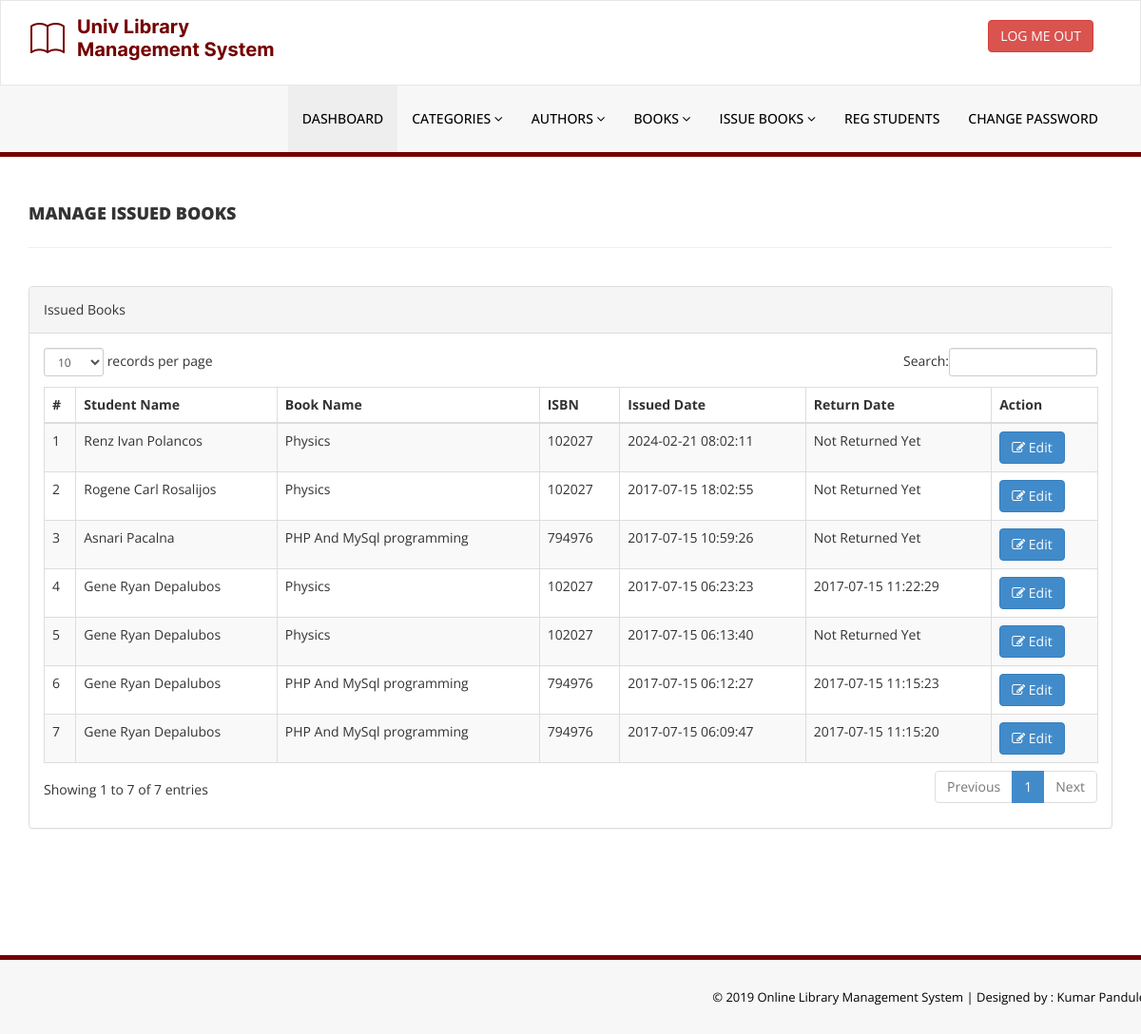
/library/admin/manage-issued-books.php (signed in), run on an earlier commit of the app's database.
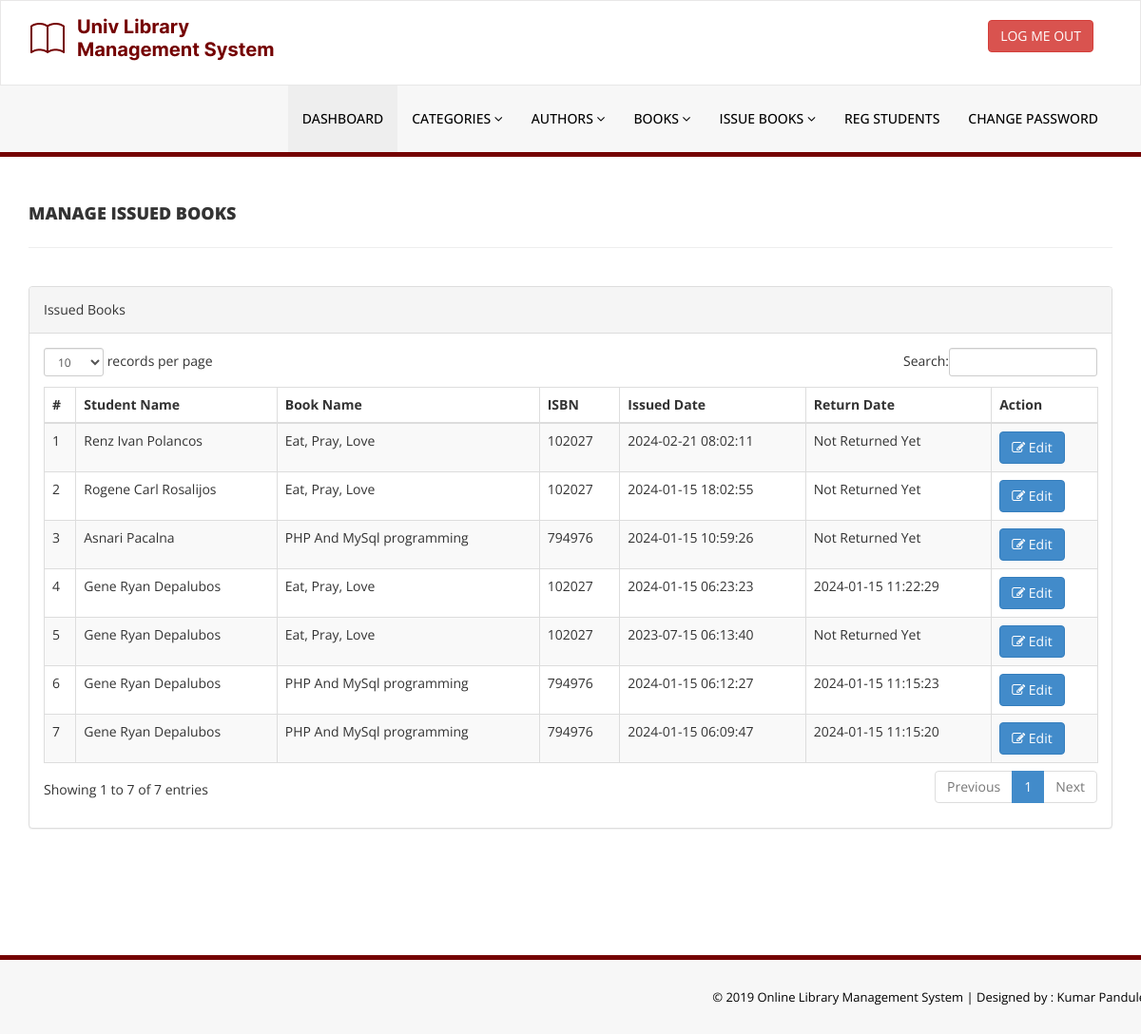
And on a later commit of the database.
### tables this page shows
CREATE TABLE `tblissuedbookdetails` (
  `id` int(11) NOT NULL,
  `BookId` int(11) DEFAULT NULL,
  `StudentID` varchar(150) DEFAULT NULL,
  `IssuesDate` timestamp NULL DEFAULT current_timestamp(),
  `ReturnDate` timestamp NULL DEFAULT NULL ON UPDATE current_timestamp(),
  `RetrunStatus` int(1) DEFAULT NULL,
  `fine` int(11) DEFAULT NULL
);

CREATE TABLE `tblbooks` (
  `id` int(11) NOT NULL,
  `BookName` varchar(255) DEFAULT NULL,
  `CatId` int(11) DEFAULT NULL,
  `AuthorId` int(11) DEFAULT NULL,
  `ISBNNumber` int(11) DEFAULT NULL,
  `BookPrice` int(11) DEFAULT NULL,
  `RegDate` timestamp NULL DEFAULT current_timestamp(),
  `UpdationDate` timestamp NULL DEFAULT NULL ON UPDATE current_timestamp()
);

CREATE TABLE `tblstudents` (
  `id` int(11) NOT NULL,
  `StudentId` varchar(100) DEFAULT NULL,
  `FullName` varchar(120) DEFAULT NULL,
  `EmailId` varchar(120) DEFAULT NULL,
  `MobileNumber` char(11) DEFAULT NULL,
  `Password` varchar(120) DEFAULT NULL,
  `Status` int(1) DEFAULT NULL,
  `RegDate` timestamp NULL DEFAULT current_timestamp(),
  `UpdationDate` timestamp NULL DEFAULT NULL ON UPDATE current_timestamp()
);

### library/admin/manage-issued-books.php (the view, shortened to what the changed rows need)
<?php
include('includes/config.php');
if (strlen($_SESSION['alogin']) == 0) {
    header('location:index.php');
} else {
?>
    <!DOCTYPE html>
    <html xmlns="http://www.w3.org/1999/xhtml">
    <head>
        <link href="assets/css/bootstrap.css" rel="stylesheet" />
        <link href="assets/css/font-awesome.css" rel="stylesheet" />
        <link href="assets/js/dataTables/dataTables.bootstrap.css" rel="stylesheet" />
        <link href="assets/css/style.css" rel="stylesheet" />
    </head>
    <body>
        <div class="content-wrapper">
            <div class="container">
                <div class="row">
                    <div class="col-md-12">
                        <div class="panel panel-default">
                            <div class="panel-body">
                                <div class="table-responsive">
                                    <table class="table table-striped table-bordered table-hover" id="dataTables-example">
                                        <thead>
                                            <tr>
                                                <th>#</th>
                                                <th>Student Name</th>
                                                <th>Book Name</th>
                                                <th>ISBN </th>
                                                <th>Issued Date</th>
                                                <th>Return Date</th>
                                                <th>Action</th>
                                            </tr>
                                        </thead>
                                        <tbody>
                                            <?php $sql = "SELECT tblstudents.FullName,tblbooks.BookName,tblbooks.ISBNNumber,tblissuedbookdetails.IssuesDate,tblissuedbookdetails.ReturnDate,tblissuedbookdetails.id as rid from  tblissuedbookdetails join tblstudents on tblstudents.StudentId=tblissuedbookdetails.StudentId join tblbooks on tblbooks.id=tblissuedbookdetails.BookId order by tblissuedbookdetails.id desc";
                                            $query = $dbh->prepare($sql);
                                            $query->execute();
                                            $results = $query->fetchAll(PDO::FETCH_OBJ);
                                            $cnt = 1;
                                            if ($query->rowCount() > 0) {
                                                foreach ($results as $result) {               ?>
                                                    <tr class="odd gradeX">
                                                        <td class="center"><?php echo htmlentities($cnt); ?></td>
                                                        <td class="center"><?php echo htmlentities($result->FullName); ?></td>
                                                        <td class="center"><?php echo htmlentities($result->BookName); ?></td>
                                                        <td class="center"><?php echo htmlentities($result->ISBNNumber); ?></td>
                                                        <td class="center"><?php echo htmlentities($result->IssuesDate); ?></td>
                                                        <td class="center"><?php if ($result->ReturnDate == "") {
                                                                                echo htmlentities("Not Returned Yet");
                                                                            } else {
                                                                                echo htmlentities($result->ReturnDate);
                                                                            }
                                                                            ?></td>
                                                        <td class="center">
                                                            <a href="update-issue-bookdeails.php?rid=<?php echo htmlentities($result->rid); ?>"><button class="btn btn-primary"><i class="fa fa-edit "></i> Edit</button>
                                                        </td>
                                                    </tr>
                                            <?php $cnt = $cnt + 1;
                                                }
                                            } ?>
                                        </tbody>
                                    </table>
                                </div>
                            </div>
                        </div>
                    </div>
                </div>
            </div>
        </div>
    </body>
    </html>
<?php } ?>

What changed in the data, as far as the page shows it:
changed through a linked row, tblissuedbookdetails "Renz Ivan Polancos": BookId.BookName "Physics" → "Eat, Pray, Love"
changed tblissuedbookdetails "Rogene Carl Rosalijos": BookId.BookName "Physics" → "Eat, Pray, Love"; IssuesDate "2017-07-15 18:02:55" → "2024-01-15 18:02:55"
changed tblissuedbookdetails "Asnari Pacalna": IssuesDate "2017-07-15 10:59:26" → "2024-01-15 10:59:26"
changed tblissuedbookdetails (number 4 of 7 on the later page): BookId.BookName "Physics" → "Eat, Pray, Love"; IssuesDate "2017-07-15 06:23:23" → "2024-01-15 06:23:23"; ReturnDate "2017-07-15 11:22:29" → "2024-01-15 11:22:29"
changed tblissuedbookdetails (number 5 of 7 on the later page): BookId.BookName "Physics" → "Eat, Pray, Love"; IssuesDate "2017-07-15 06:13:40" → "2023-07-15 06:13:40"
changed tblissuedbookdetails (number 6 of 7 on the later page): IssuesDate "2017-07-15 06:12:27" → "2024-01-15 06:12:27"; ReturnDate "2017-07-15 11:15:23" → "2024-01-15 11:15:23"
changed tblissuedbookdetails (number 7 of 7 on the later page): IssuesDate "2017-07-15 06:09:47" → "2024-01-15 06:09:47"; ReturnDate "2017-07-15 11:15:20" → "2024-01-15 11:15:20"
